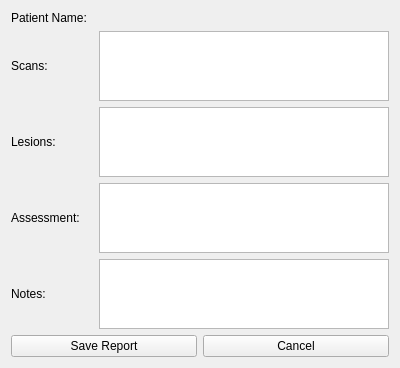
<?xml version="1.0" encoding="UTF-8"?>
<ui version="4.0">
 <class>ReportForm</class>
 <widget class="QWidget" name="ReportForm">
  <property name="geometry">
   <rect>
    <x>0</x>
    <y>0</y>
    <width>400</width>
    <height>368</height>
   </rect>
  </property>
  <property name="windowTitle">
   <string>Form</string>
  </property>
  <layout class="QGridLayout" name="gridLayout">
   <item row="0" column="3">
    <widget class="QLabel" name="patientNameLabel">
     <property name="text">
      <string/>
     </property>
    </widget>
   </item>
   <item row="1" column="3">
    <widget class="QPlainTextEdit" name="patientScansTextEdit">
     <property name="toolTip">
      <string>Patient scans loaded into Slicer</string>
     </property>
     <property name="textInteractionFlags">
      <set>Qt::TextSelectableByKeyboard|Qt::TextSelectableByMouse</set>
     </property>
    </widget>
   </item>
   <item row="0" column="1">
    <widget class="QLabel" name="nameLabel">
     <property name="text">
      <string>Patient Name:</string>
     </property>
    </widget>
   </item>
   <item row="1" column="1">
    <widget class="QLabel" name="scansLabel">
     <property name="text">
      <string>Scans:</string>
     </property>
    </widget>
   </item>
   <item row="2" column="1">
    <widget class="QLabel" name="lesionsLabel">
     <property name="text">
      <string>Lesions:</string>
     </property>
    </widget>
   </item>
   <item row="2" column="3">
    <widget class="QPlainTextEdit" name="patientLesionsTextEdit">
     <property name="textInteractionFlags">
      <set>Qt::TextSelectableByKeyboard|Qt::TextSelectableByMouse</set>
     </property>
    </widget>
   </item>
   <item row="4" column="3">
    <widget class="QPlainTextEdit" name="patientNotesTextEdit"/>
   </item>
   <item row="4" column="1">
    <widget class="QLabel" name="notesLabel">
     <property name="text">
      <string>Notes:</string>
     </property>
    </widget>
   </item>
   <item row="3" column="1">
    <widget class="QLabel" name="assessmentLabel">
     <property name="text">
      <string>Assessment:</string>
     </property>
    </widget>
   </item>
   <item row="3" column="3">
    <widget class="QPlainTextEdit" name="patientAssessmentTextEdit">
     <property name="readOnly">
      <bool>true</bool>
     </property>
    </widget>
   </item>
   <item row="7" column="1" colspan="3">
    <layout class="QGridLayout" name="buttonLayout">
     <item row="0" column="0">
      <widget class="QPushButton" name="savePushButton">
       <property name="text">
        <string>Save Report</string>
       </property>
      </widget>
     </item>
     <item row="0" column="1">
      <widget class="QPushButton" name="cancelPushButton">
       <property name="text">
        <string>Cancel</string>
       </property>
      </widget>
     </item>
    </layout>
   </item>
  </layout>
 </widget>
 <resources/>
 <connections/>
</ui>
